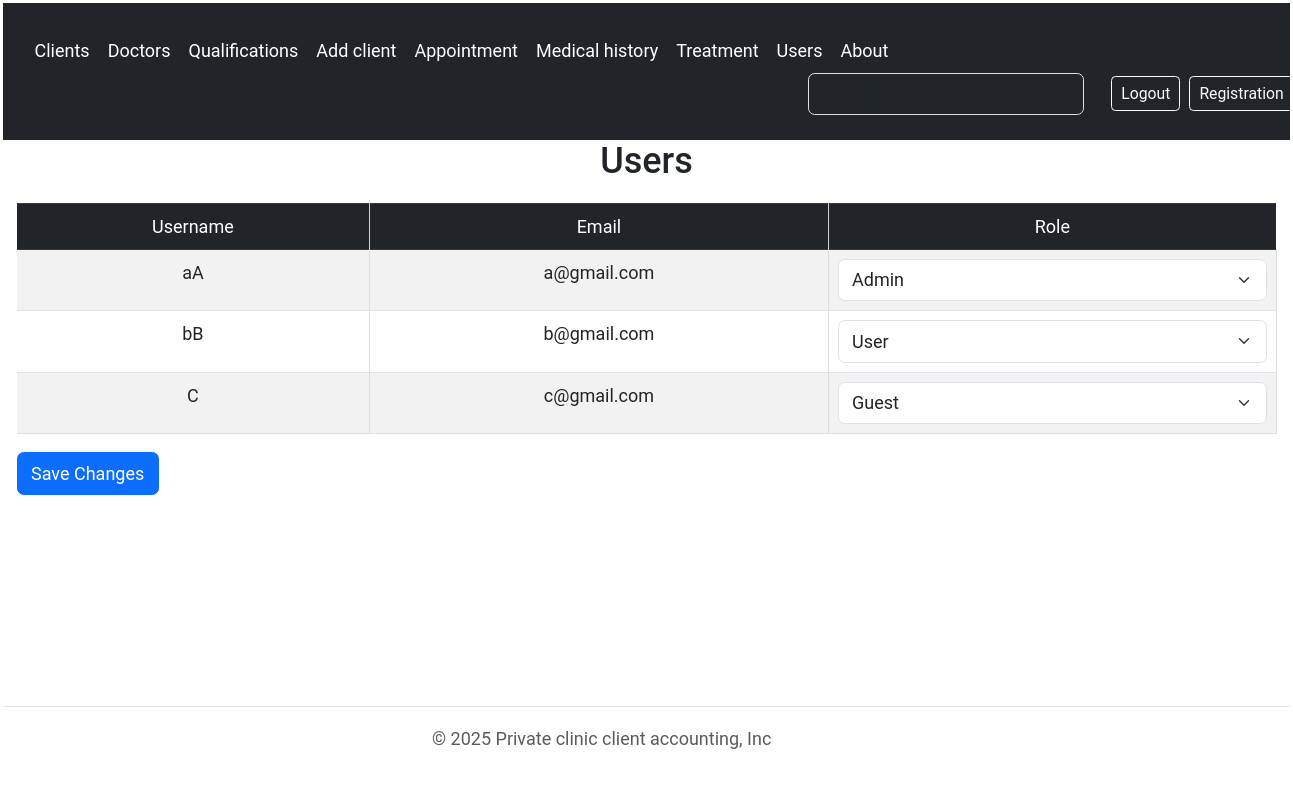
The app's page /accounts/users/ (signed in) with its own data.
### apps/users/models.py (models this page shows)
class CustomUser(AbstractUser):
    ROLE_CHOICES = [
        ('guest', 'Guest'),
        ('user', 'User'),
        ('admin', 'Admin'),
    ]
    avatar = models.ImageField(upload_to='avatars/', null=True, blank=True)
    role = models.CharField(max_length=20, choices=ROLE_CHOICES, default='guest')

### apps/users/views.py (the view, shortened to what this page needs)
# urls.py: path('users/', views.UserListView.as_view(), name='users'),
@method_decorator(login_required, name='dispatch')
class UserListView(View):
    template_name = 'registration/users.html'
    def get(self, request):
        users = CustomUser.objects.all()
        return render(request, self.template_name, {'users': users})

### apps/users/templates/registration/users.html (shortened to what this page needs)
{% extends "base.html" %}
{% block content %}
<div class="container-fluid">
    <h2 class="text-center">Users</h2>
    <form method="post">
        <table class="table table-striped table-bordered">
            <thead class="table-dark">
            <tr>
                <th scope="col">Username</th>
                <th scope="col">Email</th>
                <th scope="col">Role</th>
            </tr>
            </thead>
            <tbody>
            {% for user in users %}
            <tr>
                <td>{{ user.username }}</td>
                <td>{{ user.email }}</td>
                <td>
                    <select name="role_{{ user.id }}" class="form-select">
                        {% for key, value in user.ROLE_CHOICES %}
                        <option value="{{ key }}" {% if user.role == key %}selected{% endif %}>
                            {{ value }}
                        </option>
                        {% endfor %}
                    </select>
                </td>
            </tr>
            {% endfor %}
            </tbody>
        </table>
        <button type="submit" class="btn btn-primary">Save Changes</button>
    </form>
</div>
{% endblock content %}

### static/styles.css (style rules this page uses)
* { font-family: Roboto, serif; font-size: 18px; }
body { padding: 3px; }
table { width: 100%; border-collapse: collapse; font-size: small; text-align: center; margin-top: 20px; }
table th { font-weight: 400; padding: 5px; background: #e8e8e8; border: 1px solid #d0d0d0; }
table td { border: 1px solid #ddd; padding: 5px; }
table tr td:first-child, table tr th:first-child { border-left: none; }
table tr td:first-child, table tr th:last-child { border-right: none; }

### records on screen
CustomUser: username "aA", email "a@gmail.com", role+id "Admin"
CustomUser: username "bB", email "b@gmail.com", role+id "User"
CustomUser: username "C", email "c@gmail.com", role+id "Guest"
